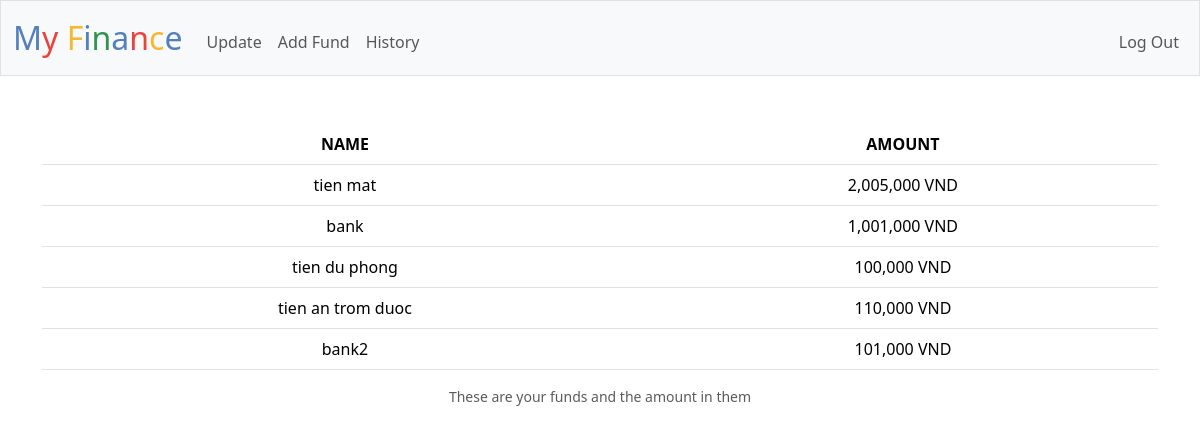
The page / (signed in) on the database its author committed.
### tables this page shows
CREATE TABLE funds (id INTEGER PRIMARY KEY AUTOINCREMENT NOT NULL, ID_user INTEGER NOT NULL, name TEXT NOT NULL, amount NUMERIC NOT NULL);

### app.py (the view)
@app.route("/")
@login_required
def index():
    funds = db.execute("SELECT name, amount FROM funds WHERE ID_user=?", session["user_id"])
    return render_template("index.html", funds=funds)

### app.py (called while the page is built)
@app.after_request
def after_request(response):
    response.headers["Cache-Control"] = "no-cache, no-store, must-revalidate"
    response.headers["Expires"] = 0
    response.headers["Pragma"] = "no-cache"
    return response

### helpers.py (called while the page is built)
def login_required(f):
    @wraps(f)
    def decorated_function(*args, **kwargs):
        if session.get("user_id") is None:
            return redirect("/login")
        return f(*args, **kwargs)
    return decorated_function

def vnd(value):
    return f"{value:,} VND"

### templates/index.html (shortened to what this page needs)
{% extends "layout.html" %}
{% block main %}
    <table class="table">
        <thead>
            <tr>
                <th scope="col">NAME</th>
                <th scope="col">AMOUNT</th>
            </tr>
        </thead>
        <tbody>
            {% for fund in funds %}
                <tr>
                    <td> {{fund.name}} </td>
                    <td> {{fund.amount | vnd}} </td>
                </tr>
            {% endfor %}
        </tbody>
    </table>
    <div>
        <p class="mb-3 small text-center text-muted">
            These are your funds and the amount in them
        </p>
    </div>
{% endblock %}

### rows shown on the page
funds: name "tien mat", amount|vnd "2,005,000 VND"
funds: name "bank", amount|vnd "1,001,000 VND"
funds: name "tien du phong", amount|vnd "100,000 VND"
funds: name "tien an trom duoc", amount|vnd "110,000 VND"
funds: name "bank2", amount|vnd "101,000 VND"
